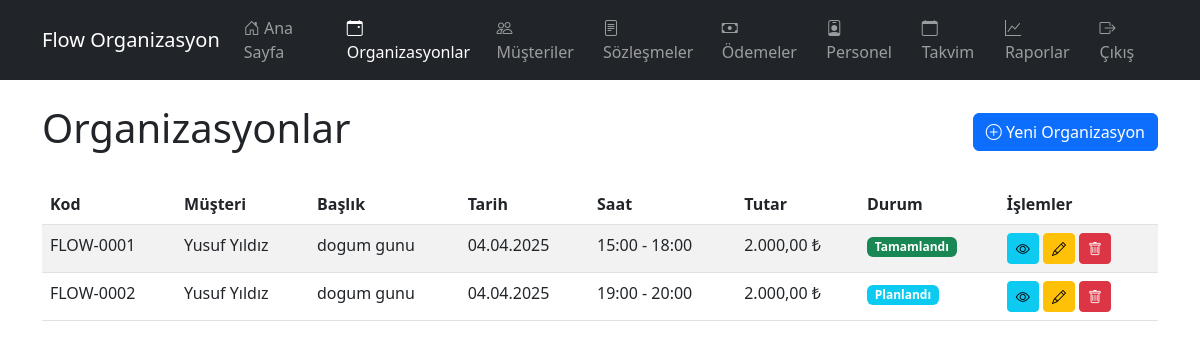
/organizasyonlar.php (signed in), run on the app's committed database.
### tables this page shows
CREATE TABLE `organizasyonlar` (
  `id` int(11) NOT NULL,
  `organizasyon_kodu` varchar(20) NOT NULL,
  `musteri_id` int(11) NOT NULL,
  `baslik` varchar(255) NOT NULL,
  `tarih` date NOT NULL,
  `baslangic_saati` time NOT NULL,
  `bitis_saati` time NOT NULL,
  `toplam_tutar` decimal(10,2) NOT NULL,
  `kapora` decimal(10,2) NOT NULL DEFAULT 0.00,
  `kalan_tutar` decimal(10,2) NOT NULL DEFAULT 0.00,
  `ozel_istekler` text DEFAULT NULL,
  `durum` enum('planlandi','devam_ediyor','tamamlandi','iptal') NOT NULL DEFAULT 'planlandi',
  `olusturma_tarihi` timestamp NOT NULL DEFAULT current_timestamp()
);

CREATE TABLE `musteriler` (
  `id` int(11) NOT NULL,
  `ad_soyad` varchar(100) NOT NULL,
  `telefon` varchar(20) NOT NULL,
  `email` varchar(100) DEFAULT NULL,
  `tc_no` varchar(11) DEFAULT NULL,
  `adres` text DEFAULT NULL,
  `notlar` text DEFAULT NULL,
  `olusturma_tarihi` timestamp NOT NULL DEFAULT current_timestamp()
);

### organizasyonlar.php (the view, shortened to what this page needs)
<?php
require_once 'config.php';
$stmt = $db->query("SELECT o.*, m.ad_soyad as musteri_adi
                    FROM organizasyonlar o
                    LEFT JOIN musteriler m ON o.musteri_id = m.id
                    ORDER BY o.tarih DESC");
$organizasyonlar = $stmt->fetchAll(PDO::FETCH_ASSOC);
?>
<!DOCTYPE html>
<html lang="tr">
<head>
    <link href="https://cdn.jsdelivr.net/npm/bootstrap@5.3.0/dist/css/bootstrap.min.css" rel="stylesheet">
    <link href="https://cdn.jsdelivr.net/npm/bootstrap-icons@1.7.2/font/bootstrap-icons.css" rel="stylesheet">
</head>
<body>
    <?php include 'navbar.php'; ?>
    <div class="container mt-4">
        <div class="d-flex justify-content-between align-items-center mb-4">
            <h1>Organizasyonlar</h1>
            <a href="organizasyon_ekle.php" class="btn btn-primary">
                <i class="bi bi-plus-circle"></i> Yeni Organizasyon
            </a>
        </div>
        <div class="table-responsive">
            <table class="table table-striped table-hover">
                <thead>
                    <tr>
                        <th>Kod</th>
                        <th>Müşteri</th>
                        <th>Başlık</th>
                        <th>Tarih</th>
                        <th>Saat</th>
                        <th>Tutar</th>
                        <th>Durum</th>
                        <th>İşlemler</th>
                    </tr>
                </thead>
                <tbody>
                    <?php foreach ($organizasyonlar as $org): ?>
                        <tr>
                            <td><?php echo htmlspecialchars($org['organizasyon_kodu']); ?></td>
                            <td><?php echo htmlspecialchars($org['musteri_adi']); ?></td>
                            <td><?php echo htmlspecialchars($org['baslik']); ?></td>
                            <td><?php echo date('d.m.Y', strtotime($org['tarih'])); ?></td>
                            <td><?php echo date('H:i', strtotime($org['baslangic_saati'])) . ' - ' . date('H:i', strtotime($org['bitis_saati'])); ?></td>
                            <td><?php echo number_format($org['toplam_tutar'], 2, ',', '.'); ?> ₺</td>
                            <td>
                                <span class="badge bg-<?php
                                    echo $org['durum'] == 'planlandi' ? 'info' :
                                        ($org['durum'] == 'devam_ediyor' ? 'warning' :
                                        ($org['durum'] == 'tamamlandi' ? 'success' : 'danger'));
                                ?>">
                                    <?php
                                    echo $org['durum'] == 'planlandi' ? 'Planlandı' :
                                        ($org['durum'] == 'devam_ediyor' ? 'Devam Ediyor' :
                                        ($org['durum'] == 'tamamlandi' ? 'Tamamlandı' : 'İptal'));
                                    ?>
                                </span>
                            </td>
                            <td>
                                <a href="organizasyon_detay.php?id=<?php echo $org['id']; ?>" class="btn btn-sm btn-info">
                                    <i class="bi bi-eye"></i>
                                </a>
                                <a href="organizasyon_duzenle.php?id=<?php echo $org['id']; ?>" class="btn btn-sm btn-warning">
                                    <i class="bi bi-pencil"></i>
                                </a>
                                <a href="organizasyon_sil.php?id=<?php echo $org['id']; ?>" class="btn btn-sm btn-danger" onclick="return confirm('Bu organizasyonu silmek istediğinizden emin misiniz?')">
                                    <i class="bi bi-trash"></i>
                                </a>
                            </td>
                        </tr>
                    <?php endforeach; ?>
                </tbody>
            </table>
        </div>
    </div>
</body>
</html>

### data on the page
organizasyonlar: organizasyon_kodu "FLOW-0001", musteri.ad_soyad "Yusuf Yıldız", baslik "dogum gunu", tarih "04.04.2025", baslangic_saati "15:00", bitis_saati "18:00", toplam_tutar "2.000,00", durum "Tamamlandı"
organizasyonlar: organizasyon_kodu "FLOW-0002", musteri.ad_soyad "Yusuf Yıldız", baslik "dogum gunu", tarih "04.04.2025", baslangic_saati "19:00", bitis_saati "20:00", toplam_tutar "2.000,00", durum "Planlandı"
